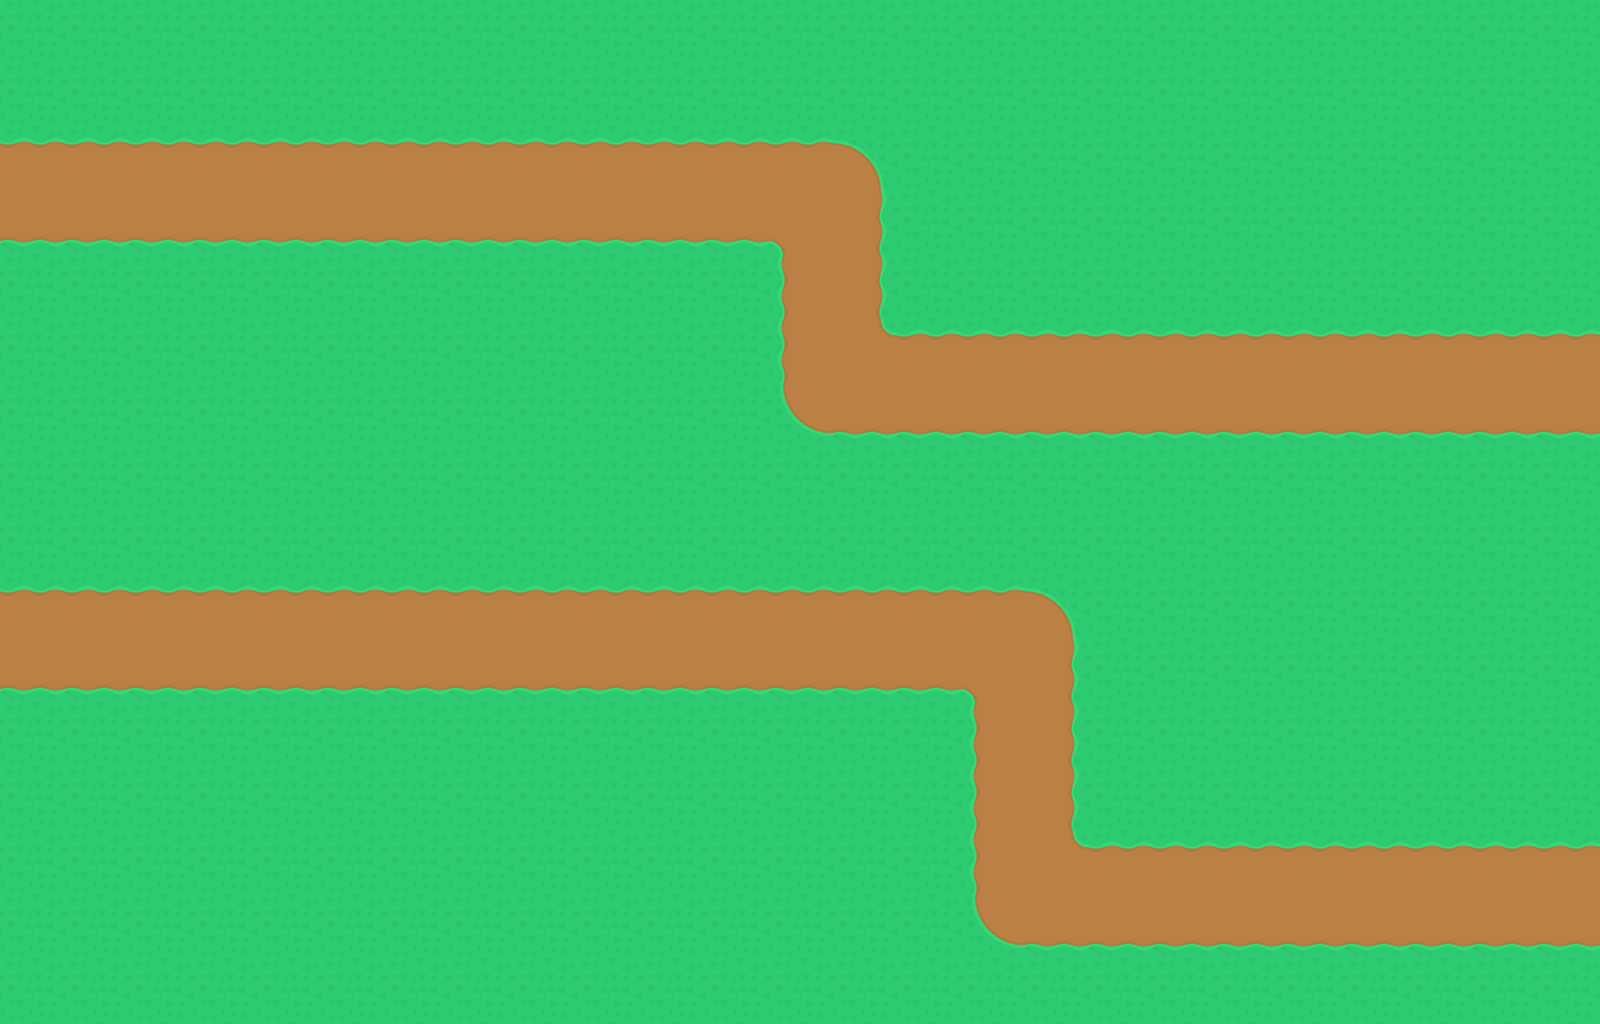

Below is a game level as drawn by its tile map, then a one-line description and the .tmx file that defines it, in full:
An orthogonal 25x16 tile map with 64x64 px tiles, 2 tile layers (ground, details) and 8 objects.

<map version="1.5" tiledversion="1.7.2" orientation="orthogonal" renderorder="right-down" width="25" height="16" tilewidth="64" tileheight="64" infinite="0" nextlayerid="7" nextobjectid="15">
 <properties>
  <property name="metadata_file" value="level_1.json" />
 </properties>
 <tileset firstgid="1" name="towerDefense_tilesheet" tilewidth="64" tileheight="64" tilecount="299" columns="23">
  <image source="../sprites/towerDefense_tilesheet.png" width="1472" height="832" />
 </tileset>
 <layer id="1" name="ground" width="25" height="16">
  <data encoding="csv">
25,25,25,25,25,25,25,25,25,25,25,25,25,25,25,25,25,25,25,25,25,25,25,25,25,
25,25,25,25,25,25,25,25,25,25,25,25,25,25,25,25,25,25,25,25,25,25,25,25,25,
48,48,48,48,48,48,48,48,48,48,48,48,48,5,25,25,25,25,25,25,25,25,25,25,25,
2,2,2,2,2,2,2,2,2,2,2,2,3,24,25,25,25,25,25,25,25,25,25,25,25,
25,25,25,25,25,25,25,25,25,25,25,25,26,24,25,25,25,25,25,25,25,25,25,25,25,
25,25,25,25,25,25,25,25,25,25,25,25,26,47,48,48,48,48,48,48,48,48,48,48,48,
25,25,25,25,25,25,25,25,25,25,25,25,27,2,2,2,2,2,2,2,2,2,2,2,2,
25,25,25,25,25,25,25,25,25,25,25,25,25,25,25,25,25,25,25,25,25,25,25,25,25,
25,25,25,25,25,25,25,25,25,25,25,25,25,25,25,25,25,25,25,25,25,25,25,25,25,
48,48,48,48,48,48,48,48,48,48,48,48,48,48,48,48,5,25,25,25,25,25,25,25,25,
2,2,2,2,2,2,2,2,2,2,2,2,2,2,2,3,24,25,25,25,25,25,25,25,25,
25,25,25,25,25,25,25,25,25,25,25,25,25,25,25,26,24,25,25,25,25,25,25,25,25,
25,25,25,25,25,25,25,25,25,25,25,25,25,25,25,26,24,25,25,25,25,25,25,25,25,
25,25,25,25,25,25,25,25,25,25,25,25,25,25,25,26,47,48,48,48,48,48,48,48,48,
25,25,25,25,25,25,25,25,25,25,25,25,25,25,25,27,2,2,2,2,2,2,2,2,2,
25,25,25,25,25,25,25,25,25,25,25,25,25,25,25,25,25,25,25,25,25,25,25,25,25
</data>
 </layer>
 <layer id="3" name="details" width="25" height="16">
  <data encoding="csv">
0,0,0,0,0,0,0,0,0,0,0,0,0,0,0,0,0,0,0,0,0,0,0,0,0,
0,0,0,0,0,0,0,0,0,0,0,0,0,0,0,0,0,0,0,0,0,0,0,0,0,
0,0,0,0,0,0,0,0,0,0,0,0,0,0,0,0,0,0,0,0,0,0,0,0,0,
0,0,0,0,0,0,0,0,0,0,0,0,0,0,0,0,0,0,0,0,0,0,0,0,0,
0,0,0,0,0,0,0,0,0,0,0,0,0,0,0,0,0,0,0,0,0,0,0,0,0,
0,0,0,0,0,0,0,0,0,0,0,0,0,0,0,0,0,0,0,0,0,0,0,0,0,
0,0,0,0,0,0,0,0,0,0,0,0,0,0,0,0,0,0,0,0,0,0,0,0,0,
0,0,0,0,0,0,0,0,0,0,0,0,0,0,0,0,0,0,0,0,0,0,0,0,0,
0,0,0,0,0,0,0,0,0,0,0,0,0,0,0,0,0,0,0,0,0,0,0,0,0,
0,0,0,0,0,0,0,0,0,0,0,0,0,0,0,0,0,0,0,0,0,0,0,0,0,
0,0,0,0,0,0,0,0,0,0,0,0,0,0,0,0,0,0,0,0,0,0,0,0,0,
0,0,0,0,0,0,0,0,0,0,0,0,0,0,0,0,0,0,0,0,0,0,0,0,0,
0,0,0,0,0,0,0,0,0,0,0,0,0,0,0,0,0,0,0,0,0,0,0,0,0,
0,0,0,0,0,0,0,0,0,0,0,0,0,0,0,0,0,0,0,0,0,0,0,0,0,
0,0,0,0,0,0,0,0,0,0,0,0,0,0,0,0,0,0,0,0,0,0,0,0,0,
0,0,0,0,0,0,0,0,0,0,0,0,0,0,0,0,0,0,0,0,0,0,0,0,0
</data>
 </layer>
 <objectgroup id="4" name="waypoints_2" offsetx="18.3732" offsety="2.44976">
  <object id="7" x="-41.6459" y="200">
   <point />
  </object>
  <object id="8" x="815" y="200">
   <point />
  </object>
  <object id="9" x="815" y="390">
   <point />
  </object>
  <object id="10" x="1599.69" y="390">
   <point />
  </object>
 </objectgroup>
 <objectgroup id="5" name="waypoints_1">
  <object id="11" x="-18.5994" y="658.861">
   <point />
  </object>
  <object id="12" x="1019.37" y="658.861">
   <point />
  </object>
  <object id="13" x="1019.37" y="908.861">
   <point />
  </object>
  <object id="14" x="1620.29" y="908.861">
   <point />
  </object>
 </objectgroup>
</map>
